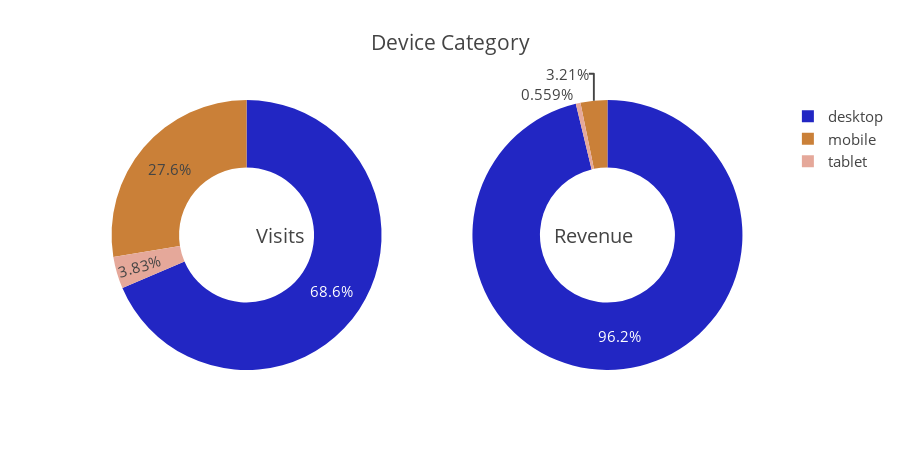

Here is the notebook cell this chart was saved with:
### Markdown cell above
### Device Category

### Code cell
PieChart("d_deviceCategory", "Device Category")

### Figure 1 — Plotly figure (JSON) as saved in the notebook; plotly's stock layout.template omitted (floating-point values rounded to 4 significant figures)
{"data": [{"domain": {"x": [0, 0.48]}, "hole": 0.5, "hoverinfo": "label+percent+name", "labels": ["desktop", "mobile", "tablet"], "marker": {"colors": ["#2226C3", "#CA8038", "#E5A89A", "#65760B", "#1B04A2", "#582A05", "#578D48", "#F8B712", "#A89193", "#3810D2", "#6E50C0", "#E7A41E", "#434442", "#83BB9E", "#1578E7", "#1BD09D", "#0A2B4C", "#255E69", "#753ADA", "#F5F39C"]}, "name": "% Acesses", "showlegend": true, "type": "pie", "uid": "3cc80a1a-6d6a-42f6-a5dd-4f1a8edd5333", "values": [1171579, 471336, 65422]}, {"domain": {"x": [0.52, 1]}, "hole": 0.5, "hoverinfo": "label+percent+name", "labels": ["desktop", "mobile", "tablet"], "name": "% Revenue", "showlegend": false, "type": "pie", "uid": "76a5dd42-1bb8-48ed-aa9e-44c2b1454c3b", "values": [2229097240000, 74298660000, 12949080000]}], "layout": {"annotations": [{"font": {"size": 20}, "showarrow": false, "text": "Visits", "x": 0.25, "y": 0.5}, {"font": {"size": 20}, "showarrow": false, "text": "Revenue", "x": 0.8, "y": 0.5}], "font": {"size": 15}, "height": 450, "title": "Device Category"}}
